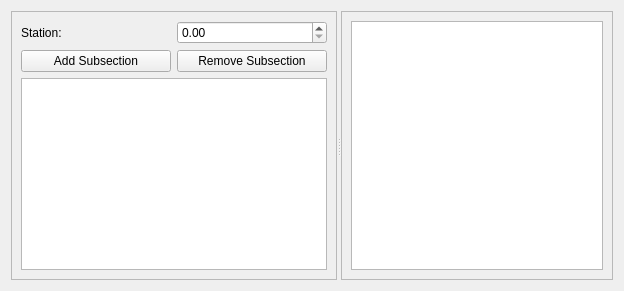
                     <widget class="QWidget" name="characteristics">
                      <attribute name="title">
                       <string>Characteristics</string>
                      </attribute>
                      <layout class="QGridLayout" name="gridLayout_25">
                       <item row="0" column="0">
                        <widget class="QSplitter" name="splitter_3">
                         <property name="orientation">
                          <enum>Qt::Horizontal</enum>
                         </property>
                         <widget class="QFrame" name="frame_5">
                          <property name="frameShape">
                           <enum>QFrame::StyledPanel</enum>
                          </property>
                          <property name="frameShadow">
                           <enum>QFrame::Raised</enum>
                          </property>
                          <layout class="QVBoxLayout" name="verticalLayout_8">
                           <item>
                            <layout class="QHBoxLayout" name="horizontalLayout_12">
                             <item>
                              <widget class="QLabel" name="label_13">
                               <property name="text">
                                <string>Station:</string>
                               </property>
                              </widget>
                             </item>
                             <item>
                              <widget class="QDoubleSpinBox" name="subsection_sb"/>
                             </item>
                            </layout>
                           </item>
                           <item>
                            <layout class="QHBoxLayout" name="horizontalLayout_10">
                             <item>
                              <widget class="QPushButton" name="add_section_pb">
                               <property name="minimumSize">
                                <size>
                                 <width>150</width>
                                 <height>0</height>
                                </size>
                               </property>
                               <property name="maximumSize">
                                <size>
                                 <width>200</width>
                                 <height>16777215</height>
                                </size>
                               </property>
                               <property name="text">
                                <string>Add Subsection</string>
                               </property>
                              </widget>
                             </item>
                             <item>
                              <widget class="QPushButton" name="rm_sect_pb">
                               <property name="minimumSize">
                                <size>
                                 <width>150</width>
                                 <height>0</height>
                                </size>
                               </property>
                               <property name="maximumSize">
                                <size>
                                 <width>200</width>
                                 <height>16777215</height>
                                </size>
                               </property>
                               <property name="text">
                                <string>Remove Subsection</string>
                               </property>
                              </widget>
                             </item>
                            </layout>
                           </item>
                           <item>
                            <widget class="QTableWidget" name="subsect_tbl">
                             <property name="minimumSize">
                              <size>
                               <width>0</width>
                               <height>100</height>
                              </size>
                             </property>
                             <property name="maximumSize">
                              <size>
                               <width>16777215</width>
                               <height>16777215</height>
                              </size>
                             </property>
                             <property name="font">
                              <font>
                               <pointsize>12</pointsize>
                              </font>
                             </property>
                             <property name="verticalScrollMode">
                              <enum>QAbstractItemView::ScrollPerPixel</enum>
                             </property>
                             <property name="horizontalScrollMode">
                              <enum>QAbstractItemView::ScrollPerPixel</enum>
                             </property>
                            </widget>
                           </item>
                          </layout>
                         </widget>
                         <widget class="QFrame" name="frame_6">
                          <property name="frameShape">
                           <enum>QFrame::StyledPanel</enum>
                          </property>
                          <property name="frameShadow">
                           <enum>QFrame::Raised</enum>
                          </property>
                          <layout class="QVBoxLayout" name="verticalLayout_9">
                           <item>
                            <widget class="QTableWidget" name="tableCrossSectionCharacteristics">
                             <property name="verticalScrollMode">
                              <enum>QAbstractItemView::ScrollPerPixel</enum>
                             </property>
                             <property name="horizontalScrollMode">
                              <enum>QAbstractItemView::ScrollPerPixel</enum>
                             </property>
                            </widget>
                           </item>
                          </layout>
                         </widget>
                        </widget>
                       </item>
                      </layout>
                     </widget>
